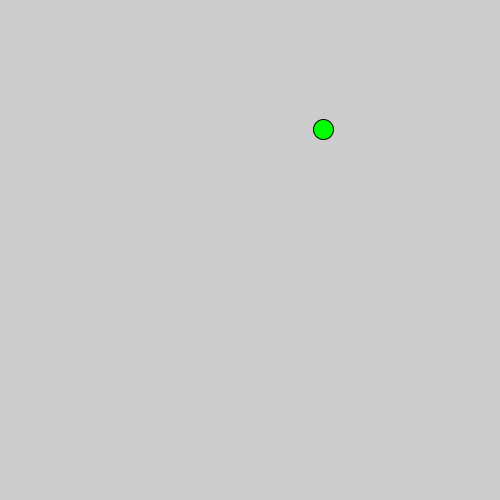
Frame 1 (no input)
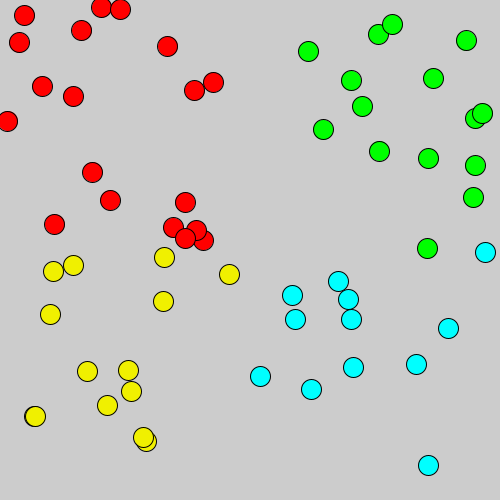
Frame 60 (the mouse pressed at the canvas centre just before this capture)
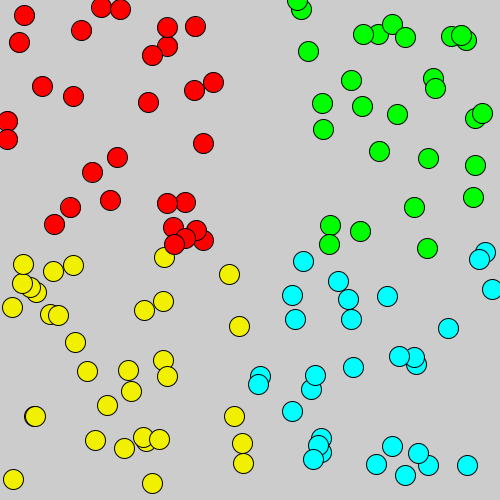
Frame 120 (the mouse held since frame 60 and released just before this capture)

The Processing sketch that drew these frames (run headless with seeded random() and noise(); from frame 60 on, the mouse is pressed at the canvas centre):

// Processing sketch: random_quadrants
// ── random_quadrants.pde
float x;
float y;

void setup() {
  size(500, 500);
}

void draw() {
  x = random(0, width);
  y = random(0, height);
  if(x < width/2 && y < height/2) {
    fill(255, 0, 0);
  } else if(x < width/2) {
    fill(240, 240, 0);
  } else if(y < height/2){
    fill(0, 255, 0);
  } else {
    fill(0, 255, 255);
  }
  circle(x, y, 20);
}
